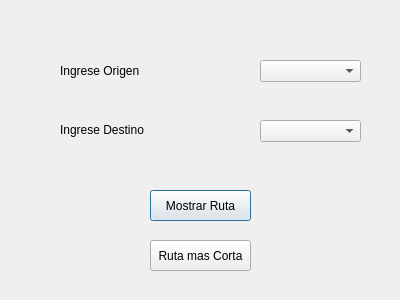
<?xml version="1.0" encoding="UTF-8"?>
<ui version="4.0">
 <class>NuevaRuta</class>
 <widget class="QDialog" name="NuevaRuta">
  <property name="geometry">
   <rect>
    <x>0</x>
    <y>0</y>
    <width>400</width>
    <height>300</height>
   </rect>
  </property>
  <property name="windowTitle">
   <string>Dialog</string>
  </property>
  <widget class="QLabel" name="CiudadOrigen">
   <property name="geometry">
    <rect>
     <x>60</x>
     <y>60</y>
     <width>101</width>
     <height>21</height>
    </rect>
   </property>
   <property name="text">
    <string>Ingrese Origen</string>
   </property>
  </widget>
  <widget class="QLabel" name="CiudadDestino">
   <property name="geometry">
    <rect>
     <x>60</x>
     <y>120</y>
     <width>101</width>
     <height>20</height>
    </rect>
   </property>
   <property name="text">
    <string>Ingrese Destino</string>
   </property>
  </widget>
  <widget class="QComboBox" name="combo_origen">
   <property name="geometry">
    <rect>
     <x>260</x>
     <y>60</y>
     <width>101</width>
     <height>22</height>
    </rect>
   </property>
  </widget>
  <widget class="QComboBox" name="combo_destino">
   <property name="geometry">
    <rect>
     <x>260</x>
     <y>120</y>
     <width>101</width>
     <height>22</height>
    </rect>
   </property>
  </widget>
  <widget class="QPushButton" name="mostrar_ruta">
   <property name="geometry">
    <rect>
     <x>150</x>
     <y>190</y>
     <width>101</width>
     <height>31</height>
    </rect>
   </property>
   <property name="text">
    <string>Mostrar Ruta</string>
   </property>
  </widget>
  <widget class="QPushButton" name="ruta_corta">
   <property name="geometry">
    <rect>
     <x>150</x>
     <y>240</y>
     <width>101</width>
     <height>31</height>
    </rect>
   </property>
   <property name="text">
    <string>Ruta mas Corta</string>
   </property>
  </widget>
 </widget>
 <resources/>
 <connections/>
</ui>
